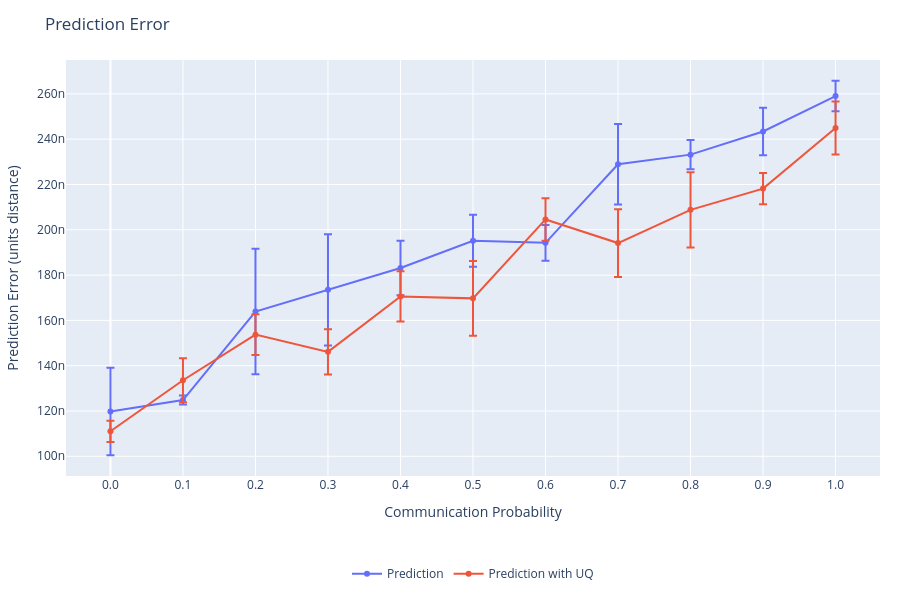
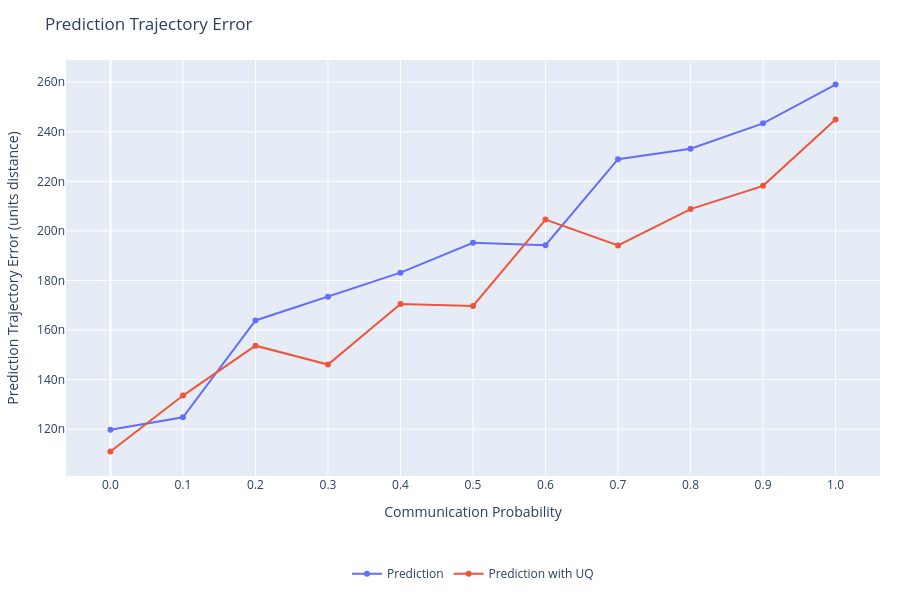
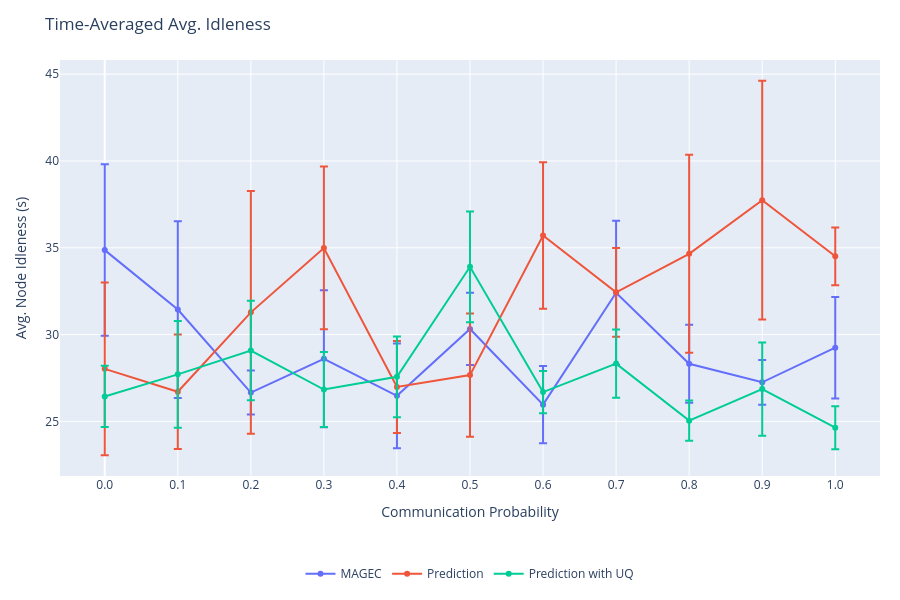
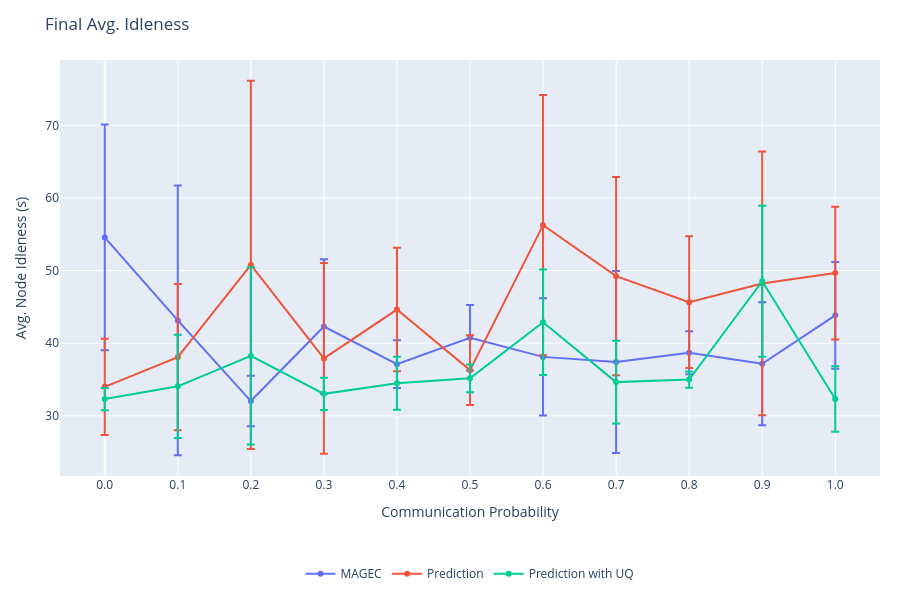

Source (notebook cell) for these figures, in order:
### Code cell
%reload_ext autoreload
%autoreload 2
from plots import *
import numpy as np

x_key = 'communication_probability'

# Data for plotting
plots = {
    'prediction_error_mean': {
        'title': 'Prediction Error',
        'ylabel': 'Prediction Error (units distance)',
        'xlabel': 'Communication Probability',
        'x': {series: get_x_radii(series, output, x_key) for series in output},
        # Average over all episodes and all timesteps.
        'y': {
            series: [np.mean(output[series][exp]['prediction_error_mean']) for exp in sorted_experiments(series, output, x_key)]
                for series in output if not next(iter(output[series].values())).attrs['prediction_disable']
        },
        'y_std': {
            series: [np.std(np.mean(output[series][exp]['prediction_error_mean'], axis=tuple(range(1, output[series][exp]['prediction_error_mean'].ndim)))) for exp in sorted_experiments(series, output, x_key)]
                for series in output if not next(iter(output[series].values())).attrs['prediction_disable']
        }
    },
    'prediction_trajectory_error_mean': {
        'title': 'Prediction Trajectory Error',
        'ylabel': 'Prediction Trajectory Error (units distance)',
        'xlabel': 'Communication Probability',
        'x': {series: get_x_radii(series, output, x_key) for series in output},
        # Average over all episodes and all timesteps.
        'y': {
            series: [np.mean(output[series][exp]['prediction_trajectory_error_mean']) for exp in sorted_experiments(series, output, x_key)]
                for series in output if not next(iter(output[series].values())).attrs['prediction_disable']
        }
    },
    'avg_idleness': {
        'title': 'Time-Averaged Avg. Idleness',
        'ylabel': 'Avg. Node Idleness (s)',
        'xlabel': 'Communication Probability',
        'x': {series: get_x_radii(series, output, x_key) for series in output},
        # Average over all episodes and all timesteps.
        'y': {
            series: [np.mean(output[series][exp]['avg_idleness']) for exp in sorted_experiments(series, output, x_key)]
                for series in output
        },
        'y_std': {
            series: [np.std(np.mean(output[series][exp]['avg_idleness'], axis=tuple(range(1, output[series][exp]['avg_idleness'].ndim)))) for exp in sorted_experiments(series, output, x_key)]
                for series in output
        }
    },
    'avg_idleness_final': {
        'title': 'Final Avg. Idleness',
        'ylabel': 'Avg. Node Idleness (s)',
        'xlabel': 'Communication Probability',
        'x': {series: get_x_radii(series, output, x_key) for series in output},
        'y': {
            series: [np.mean(output[series][exp]['avg_idleness'][:, -1]) for exp in sorted_experiments(series, output, x_key)]
                for series in output
        },
        'y_std': {
            series: [np.std(np.mean(output[series][exp]['avg_idleness'][:, -1], axis=tuple(range(1, output[series][exp]['avg_idleness'][:, -1].ndim)))) for exp in sorted_experiments(series, output, x_key)]
                for series in output
        }
    },
    'avg_idleness_over_time': {
        'title': 'Avg. Idleness vs. Time',
        'ylabel': 'Avg. Node Idleness (s)',
        'xlabel': 'Time Steps',
        # One trace per experiment: average over episodes, keep time dimension.
        'y': {
            series: {
                exp: np.mean(output[series][exp]['avg_idleness'], axis=0)
                for exp in sorted_experiments(series, output, x_key)
            }
            for series in output
        },
        'y_std': {
            series: {
                exp: np.std(output[series][exp]['avg_idleness'], axis=0)
                for exp in sorted_experiments(series, output, x_key)
            }
            for series in output
        }
    },
    'worst_idleness': {
        'title': 'Time-Averaged Worst Idleness',
        'ylabel': 'Worst Node Idleness (s)',
        'xlabel': 'Communication Probability',
        'x': {series: get_x_radii(series, output, x_key) for series in output},
        # Average over all episodes and all timesteps.
        'y': {
            series: [np.mean(output[series][exp]['worst_idleness']) for exp in sorted_experiments(series, output, x_key)]
                for series in output
        }
    },
    'worst_idleness_final': {
        'title': 'Final Worst Idleness',
        'ylabel': 'Worst Node Idleness (s)',
        'xlabel': 'Communication Probability',
        'x': {series: get_x_radii(series, output, x_key) for series in output},
        'y': {
            series: [np.mean(output[series][exp]['worst_idleness'][:, -1]) for exp in sorted_experiments(series, output, x_key)]
                for series in output
        }
    },
    'worst_idleness_over_time': {
        'title': 'Worst Idleness vs. Time',
        'ylabel': 'Worst Node Idleness (s)',
        'xlabel': 'Time Steps',
        # One trace per experiment: average over episodes, keep time dimension.
        'y': {
            series: {
                exp: np.mean(output[series][exp]['worst_idleness'], axis=0)
                for exp in sorted_experiments(series, output, x_key)
            }
            for series in output
        },
        'y_std': {
            series: {
                exp: np.std(output[series][exp]['worst_idleness'], axis=0)
                for exp in sorted_experiments(series, output, x_key)
            }
            for series in output
        }
    },
    'stddev_idleness': {
        'title': 'Time-Averaged Std. Dev. Idleness',
        'ylabel': 'Std. Dev. Node Idleness (s)',
        'xlabel': 'Communication Probability',
        'x': {series: get_x_radii(series, output, x_key) for series in output},
        # Average over all episodes and all timesteps.
        'y': {
            series: [np.mean(output[series][exp]['stddev_idleness']) for exp in sorted_experiments(series, output, x_key)]
                for series in output
        }
    },
    'stddev_idleness_over_time': {
        'title': 'Std. Dev. Idleness vs. Time',
        'ylabel': 'Std. Dev. Node Idleness (s)',
        'xlabel': 'Time Steps',
        # One trace per experiment: average over episodes, keep time dimension.
        'y': {
            series: {
                exp: np.mean(output[series][exp]['stddev_idleness'], axis=0)
                for exp in sorted_experiments(series, output, x_key)
            }
            for series in output
        },
        'y_std': {
            series: {
                exp: np.std(output[series][exp]['stddev_idleness'], axis=0)
                for exp in sorted_experiments(series, output, x_key)
            }
            for series in output
        }
    },
    'prediction_uncertainty_mean': {
        'title': 'Prediction Uncertainty',
        'ylabel': 'Prediction Uncertainty (units distance)',
        'xlabel': 'Communication Probability',
        'x': {series: get_x_radii(series, output, x_key) for series in output},
        # Average over all episodes and all timesteps.
        'y': {
            series: [np.mean(output[series][exp]['prediction_uncertainty_mean']) for exp in sorted_experiments(series, output, x_key)]
                for series in output if not next(iter(output[series].values())).attrs['prediction_disable']
        }
    },
    'prediction_uncertainty_gap_mean': {
        'title': 'Prediction Uncertainty Gap',
        'ylabel': 'Prediction Uncertainty Gap (units distance)',
        'xlabel': 'Communication Probability',
        'x': {series: get_x_radii(series, output, x_key) for series in output},
        # Average over all episodes and all timesteps.
        'y': {
            series: [np.mean(output[series][exp]['prediction_uncertainty_gap_mean']) for exp in sorted_experiments(series, output, x_key)]
                for series in output if not next(iter(output[series].values())).attrs['prediction_disable']
        }
    },
}

# Miscelaneous statistics.
timesteps = [np.max([np.max(output[series][experiment]['deltaSteps'].shape[1]) for experiment in output[series]]) for series in output]

plot(plots, timesteps=timesteps)

### Figure 1 — Plotly figure (JSON) as saved in the notebook; plotly's stock layout.template omitted (floating-point values rounded to 4 significant figures)
{"data": [{"error_y": {"array": [1.932e-08, 1.993e-09, 2.77e-08, 2.454e-08, 1.202e-08, 1.148e-08, 7.89e-09, 1.778e-08, 6.471e-09, 1.048e-08, 6.726e-09], "type": "data", "visible": true}, "hovertemplate": "%{x:.2f}: %{y:.4f}<extra></extra>", "mode": "lines+markers", "name": "Prediction", "type": "scatter", "x": [0, 0.1, 0.2, 0.3, 0.4, 0.5, 0.6, 0.7, 0.8, 0.9, 1], "y": [1.198e-07, 1.248e-07, 1.639e-07, 1.735e-07, 1.832e-07, 1.952e-07, 1.942e-07, 2.289e-07, 2.332e-07, 2.434e-07, 2.59e-07]}, {"error_y": {"array": [4.693e-09, 9.677e-09, 8.971e-09, 1.001e-08, 1.111e-08, 1.652e-08, 9.367e-09, 1.493e-08, 1.659e-08, 6.883e-09, 1.171e-08], "type": "data", "visible": true}, "hovertemplate": "%{x:.2f}: %{y:.4f}<extra></extra>", "mode": "lines+markers", "name": "Prediction with UQ", "type": "scatter", "x": [0, 0.1, 0.2, 0.3, 0.4, 0.5, 0.6, 0.7, 0.8, 0.9, 1], "y": [1.11e-07, 1.336e-07, 1.537e-07, 1.461e-07, 1.706e-07, 1.697e-07, 2.046e-07, 1.941e-07, 2.088e-07, 2.182e-07, 2.449e-07]}], "layout": {"autosize": true, "height": 600, "hovermode": "closest", "legend": {"orientation": "h", "x": 0.5, "xanchor": "center", "y": -0.2, "yanchor": "top"}, "margin": {"b": 120, "l": 60, "r": 20, "t": 60}, "showlegend": true, "title": {"text": "Prediction Error"}, "xaxis": {"ticktext": ["0.0", "0.1", "0.2", "0.3", "0.4", "0.5", "0.6", "0.7", "0.8", "0.9", "1.0"], "tickvals": [0, 0.1, 0.2, 0.3, 0.4, 0.5, 0.6, 0.7, 0.8, 0.9, 1], "title": {"text": "Communication Probability"}}, "yaxis": {"title": {"text": "Prediction Error (units distance)"}}}}

### Figure 2 — Plotly figure (JSON) as saved in the notebook; plotly's stock layout.template omitted (floating-point values rounded to 4 significant figures)
{"data": [{"hovertemplate": "%{x:.2f}: %{y:.4f}<extra></extra>", "mode": "lines+markers", "name": "Prediction", "type": "scatter", "x": [0, 0.1, 0.2, 0.3, 0.4, 0.5, 0.6, 0.7, 0.8, 0.9, 1], "y": [1.198e-07, 1.248e-07, 1.639e-07, 1.735e-07, 1.832e-07, 1.952e-07, 1.942e-07, 2.289e-07, 2.332e-07, 2.434e-07, 2.59e-07]}, {"hovertemplate": "%{x:.2f}: %{y:.4f}<extra></extra>", "mode": "lines+markers", "name": "Prediction with UQ", "type": "scatter", "x": [0, 0.1, 0.2, 0.3, 0.4, 0.5, 0.6, 0.7, 0.8, 0.9, 1], "y": [1.11e-07, 1.336e-07, 1.537e-07, 1.461e-07, 1.706e-07, 1.697e-07, 2.046e-07, 1.941e-07, 2.088e-07, 2.182e-07, 2.449e-07]}], "layout": {"autosize": true, "height": 600, "hovermode": "closest", "legend": {"orientation": "h", "x": 0.5, "xanchor": "center", "y": -0.2, "yanchor": "top"}, "margin": {"b": 120, "l": 60, "r": 20, "t": 60}, "showlegend": true, "title": {"text": "Prediction Trajectory Error"}, "xaxis": {"ticktext": ["0.0", "0.1", "0.2", "0.3", "0.4", "0.5", "0.6", "0.7", "0.8", "0.9", "1.0"], "tickvals": [0, 0.1, 0.2, 0.3, 0.4, 0.5, 0.6, 0.7, 0.8, 0.9, 1], "title": {"text": "Communication Probability"}}, "yaxis": {"title": {"text": "Prediction Trajectory Error (units distance)"}}}}

### Figure 3 — Plotly figure (JSON) as saved in the notebook; plotly's stock layout.template omitted (floating-point values rounded to 4 significant figures)
{"data": [{"error_y": {"array": [4.939, 5.092, 1.265, 3.941, 3.013, 2.079, 2.226, 4.152, 2.244, 1.29, 2.923], "type": "data", "visible": true}, "hovertemplate": "%{x:.2f}: %{y:.4f}<extra></extra>", "mode": "lines+markers", "name": "MAGEC", "type": "scatter", "x": [0, 0.1, 0.2, 0.3, 0.4, 0.5, 0.6, 0.7, 0.8, 0.9, 1], "y": [34.87, 31.44, 26.66, 28.61, 26.47, 30.33, 25.97, 32.41, 28.32, 27.25, 29.25]}, {"error_y": {"array": [4.972, 3.302, 6.991, 4.686, 2.647, 3.55, 4.225, 2.552, 5.703, 6.877, 1.664], "type": "data", "visible": true}, "hovertemplate": "%{x:.2f}: %{y:.4f}<extra></extra>", "mode": "lines+markers", "name": "Prediction", "type": "scatter", "x": [0, 0.1, 0.2, 0.3, 0.4, 0.5, 0.6, 0.7, 0.8, 0.9, 1], "y": [28.03, 26.71, 31.28, 34.99, 26.98, 27.67, 35.71, 32.44, 34.65, 37.74, 34.51]}, {"error_y": {"array": [1.764, 3.076, 2.866, 2.16, 2.33, 3.19, 1.211, 1.969, 1.158, 2.683, 1.239], "type": "data", "visible": true}, "hovertemplate": "%{x:.2f}: %{y:.4f}<extra></extra>", "mode": "lines+markers", "name": "Prediction with UQ", "type": "scatter", "x": [0, 0.1, 0.2, 0.3, 0.4, 0.5, 0.6, 0.7, 0.8, 0.9, 1], "y": [26.44, 27.71, 29.08, 26.84, 27.57, 33.91, 26.69, 28.33, 25.05, 26.86, 24.64]}], "layout": {"autosize": true, "height": 600, "hovermode": "closest", "legend": {"orientation": "h", "x": 0.5, "xanchor": "center", "y": -0.2, "yanchor": "top"}, "margin": {"b": 120, "l": 60, "r": 20, "t": 60}, "showlegend": true, "title": {"text": "Time-Averaged Avg. Idleness"}, "xaxis": {"ticktext": ["0.0", "0.1", "0.2", "0.3", "0.4", "0.5", "0.6", "0.7", "0.8", "0.9", "1.0"], "tickvals": [0, 0.1, 0.2, 0.3, 0.4, 0.5, 0.6, 0.7, 0.8, 0.9, 1], "title": {"text": "Communication Probability"}}, "yaxis": {"title": {"text": "Avg. Node Idleness (s)"}}}}

### Figure 4 — Plotly figure (JSON) as saved in the notebook; plotly's stock layout.template omitted (floating-point values rounded to 4 significant figures)
{"data": [{"error_y": {"array": [15.55, 18.56, 3.476, 9.265, 3.299, 4.502, 8.078, 12.52, 2.955, 8.469, 7.352], "type": "data", "visible": true}, "hovertemplate": "%{x:.2f}: %{y:.4f}<extra></extra>", "mode": "lines+markers", "name": "MAGEC", "type": "scatter", "x": [0, 0.1, 0.2, 0.3, 0.4, 0.5, 0.6, 0.7, 0.8, 0.9, 1], "y": [54.57, 43.14, 32.03, 42.29, 37.12, 40.76, 38.12, 37.42, 38.69, 37.17, 43.83]}, {"error_y": {"array": [6.628, 10.06, 25.36, 13.13, 8.495, 4.814, 17.91, 13.66, 9.078, 18.17, 9.14], "type": "data", "visible": true}, "hovertemplate": "%{x:.2f}: %{y:.4f}<extra></extra>", "mode": "lines+markers", "name": "Prediction", "type": "scatter", "x": [0, 0.1, 0.2, 0.3, 0.4, 0.5, 0.6, 0.7, 0.8, 0.9, 1], "y": [33.99, 38.08, 50.78, 37.91, 44.63, 36.29, 56.26, 49.23, 45.65, 48.23, 49.66]}, {"error_y": {"array": [1.535, 7.118, 12.2, 2.222, 3.652, 1.91, 7.255, 5.703, 1.12, 10.4, 4.518], "type": "data", "visible": true}, "hovertemplate": "%{x:.2f}: %{y:.4f}<extra></extra>", "mode": "lines+markers", "name": "Prediction with UQ", "type": "scatter", "x": [0, 0.1, 0.2, 0.3, 0.4, 0.5, 0.6, 0.7, 0.8, 0.9, 1], "y": [32.31, 34.06, 38.25, 33.02, 34.48, 35.17, 42.89, 34.64, 34.99, 48.54, 32.32]}], "layout": {"autosize": true, "height": 600, "hovermode": "closest", "legend": {"orientation": "h", "x": 0.5, "xanchor": "center", "y": -0.2, "yanchor": "top"}, "margin": {"b": 120, "l": 60, "r": 20, "t": 60}, "showlegend": true, "title": {"text": "Final Avg. Idleness"}, "xaxis": {"ticktext": ["0.0", "0.1", "0.2", "0.3", "0.4", "0.5", "0.6", "0.7", "0.8", "0.9", "1.0"], "tickvals": [0, 0.1, 0.2, 0.3, 0.4, 0.5, 0.6, 0.7, 0.8, 0.9, 1], "title": {"text": "Communication Probability"}}, "yaxis": {"title": {"text": "Avg. Node Idleness (s)"}}}}
